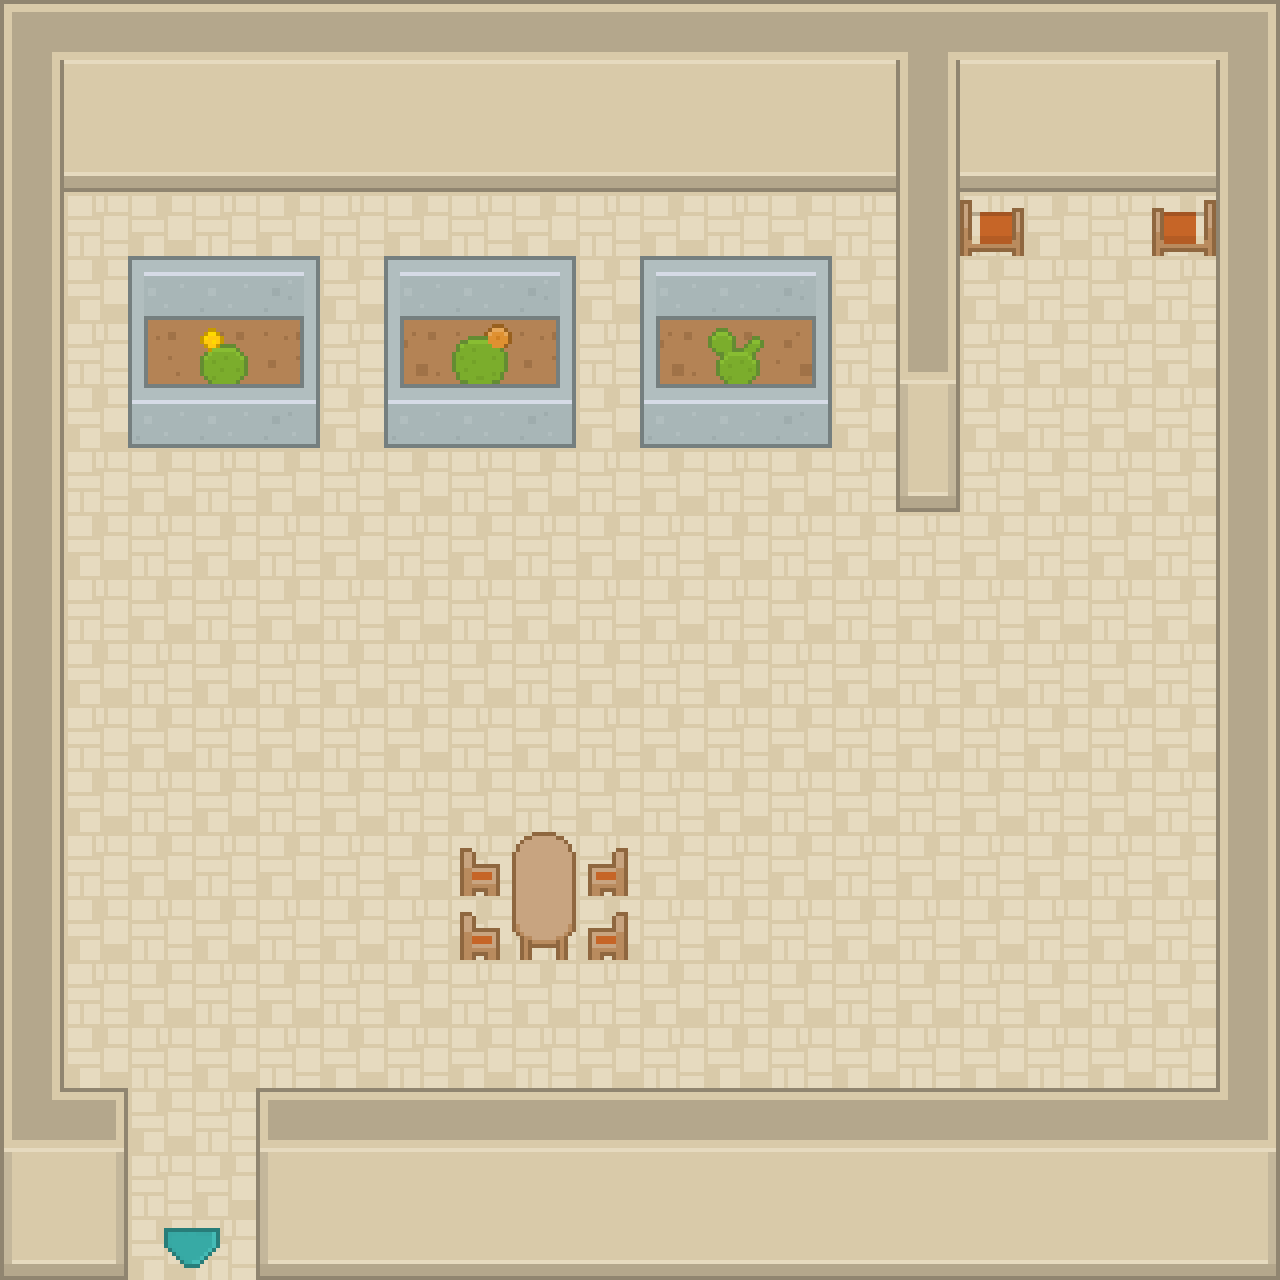

Tiled map render using the project's own tile images. Description and the whole map definition, tile-layer contents included, below:
An orthogonal 20x20 tile map with 64x64 px tiles, 3 tile layers (Ground Terrain, Deco0, Above0), 2 hidden layers not drawn.

<map version="1.4" tiledversion="1.4.1" orientation="orthogonal" renderorder="right-down" width="20" height="20" tilewidth="64" tileheight="64" infinite="0" backgroundcolor="#000000" nextlayerid="6" nextobjectid="1">
 <editorsettings>
  <export target="Cacti Farm.json" format="json" />
 </editorsettings>
 <tileset firstgid="1" source="roguelikeSheet.tsx" />
 <layer id="1" name="Ground Terrain" width="20" height="20">
  <data encoding="csv">
0,0,0,0,0,0,0,0,0,0,0,0,0,0,0,0,0,0,0,0,
0,0,0,0,0,0,0,0,0,0,0,0,0,0,0,0,0,0,0,0,
0,0,0,0,0,0,0,0,0,0,0,0,0,0,0,0,0,0,0,0,
0,180,266,180,266,180,266,180,266,180,266,180,266,180,266,180,266,180,266,0,
0,266,180,266,180,266,180,266,180,266,180,266,180,266,180,266,180,266,180,0,
0,180,93,7,93,180,7,93,93,180,7,93,7,180,266,180,266,180,266,0,
0,266,180,266,180,266,180,266,180,266,180,266,180,266,180,266,180,266,180,0,
0,180,266,180,266,180,266,180,266,180,266,180,266,180,266,180,266,180,266,0,
0,266,180,266,180,266,180,266,180,266,180,266,180,266,180,266,180,266,180,0,
0,180,266,180,266,180,266,180,266,180,266,180,266,180,266,180,266,180,266,0,
0,266,180,266,180,266,180,266,180,266,180,266,180,266,180,266,180,266,180,0,
0,180,266,180,266,180,266,180,266,180,266,180,266,180,266,180,266,180,266,0,
0,266,180,266,180,266,180,266,180,266,180,266,180,266,180,266,180,266,180,0,
0,180,266,180,266,180,266,180,266,180,266,180,266,180,266,180,266,180,266,0,
0,266,180,266,180,266,180,266,180,266,180,266,180,266,180,266,180,266,180,0,
0,180,266,180,266,180,266,180,266,180,266,180,266,180,266,180,266,180,266,0,
0,266,180,266,180,266,180,266,180,266,180,266,180,266,180,266,180,266,180,0,
0,0,266,180,0,0,0,0,0,0,0,0,0,0,0,0,0,0,0,0,
0,0,180,266,0,0,0,0,0,0,0,0,0,0,0,0,0,0,0,0,
0,0,266,180,0,0,0,0,0,0,0,0,0,0,0,0,0,0,0,0
</data>
 </layer>
 <layer id="3" name="Deco0" width="20" height="20">
  <data encoding="csv">
0,0,0,0,0,0,0,0,0,0,0,0,0,0,0,0,0,0,0,0,
0,1309,1309,1309,1309,1309,1309,1309,1309,1309,1309,1309,1309,1309,0,1309,1309,1309,1309,0,
0,1304,1304,1304,1304,1304,1304,1304,1304,1304,1304,1304,1304,1304,0,1304,1304,1304,1304,0,
0,0,0,0,0,0,0,0,0,0,0,0,0,0,0,188,0,0,102,0,
0,0,0,0,0,0,0,0,0,0,0,0,0,0,0,0,0,0,0,0,
0,0,161,886,163,0,161,887,163,0,161,801,163,0,0,0,0,0,0,0,
0,0,247,76,249,0,247,76,249,0,247,76,249,0,2083,0,0,0,0,0,
0,0,0,0,0,0,0,0,0,0,0,0,0,0,1306,0,0,0,0,0,
0,0,0,0,0,0,0,0,0,0,0,0,0,0,0,0,0,0,0,0,
0,0,0,0,0,0,0,0,0,0,0,0,0,0,0,0,0,0,0,0,
0,0,0,0,0,0,0,0,0,0,0,0,0,0,0,0,0,0,0,0,
0,0,0,0,0,0,0,0,0,0,0,0,0,0,0,0,0,0,0,0,
0,0,0,0,0,0,0,0,0,0,0,0,0,0,0,0,0,0,0,0,
0,0,0,0,0,0,0,280,2673,281,0,0,0,0,0,0,0,0,0,0,
0,0,0,0,0,0,0,280,2759,281,0,0,0,0,0,0,0,0,0,0,
0,0,0,0,0,0,0,0,0,0,0,0,0,0,0,0,0,0,0,0,
0,0,0,0,0,0,0,0,0,0,0,0,0,0,0,0,0,0,0,0,
0,0,0,0,0,0,0,0,0,0,0,0,0,0,0,0,0,0,0,0,
0,0,0,0,0,0,0,0,0,0,0,0,0,0,0,0,0,0,0,0,
0,0,2559,2560,0,0,0,0,0,0,0,0,0,0,0,0,0,0,0,0
</data>
 </layer>
 <layer id="2" name="Above0" width="20" height="20">
  <data encoding="csv">
1049,1047,1047,1047,1047,1047,1047,1047,1047,1047,1047,1047,1047,1047,1138,1047,1047,1047,1047,1050,
1134,0,0,0,0,0,0,0,0,0,0,0,0,0,1134,0,0,0,0,1134,
1134,0,0,0,0,0,0,0,0,0,0,0,0,0,1134,0,0,0,0,1134,
1134,0,0,0,0,0,0,0,0,0,0,0,0,0,1134,0,0,0,0,1134,
1134,0,75,76,77,0,75,76,77,0,75,76,77,0,1134,0,0,0,0,1134,
1134,0,0,0,0,0,0,0,0,0,0,0,0,0,1218,0,0,0,0,1134,
1134,0,0,0,0,0,0,0,0,0,0,0,0,0,0,0,0,0,0,1134,
1134,0,0,0,0,0,0,0,0,0,0,0,0,0,0,0,0,0,0,1134,
1134,0,0,0,0,0,0,0,0,0,0,0,0,0,0,0,0,0,0,1134,
1134,0,0,0,0,0,0,0,0,0,0,0,0,0,0,0,0,0,0,1134,
1134,0,0,0,0,0,0,0,0,0,0,0,0,0,0,0,0,0,0,1134,
1134,0,0,0,0,0,0,0,0,0,0,0,0,0,0,0,0,0,0,1134,
1134,0,0,0,0,0,0,0,0,0,0,0,0,0,0,0,0,0,0,1134,
1134,0,0,0,0,0,0,0,0,0,0,0,0,0,0,0,0,0,0,1134,
1134,0,0,0,0,0,0,0,0,0,0,0,0,0,0,0,0,0,0,1134,
1134,0,0,0,0,0,0,0,0,0,0,0,0,0,0,0,0,0,0,1134,
1134,0,0,0,0,0,0,0,0,0,0,0,0,0,0,0,0,0,0,1134,
1135,1048,0,0,1046,1047,1047,1047,1047,1047,1047,1047,1047,1047,1047,1047,1047,1047,1047,1136,
1308,1310,0,0,1308,1309,1309,1309,1309,1309,1309,1309,1309,1309,1309,1309,1309,1309,1309,1310,
1305,1307,0,0,1305,1304,1304,1304,1304,1304,1304,1304,1304,1304,1304,1304,1304,1304,1304,1307
</data>
 </layer>
 <layer id="5" name="Collision" width="20" height="20" visible="0">
  <data encoding="csv">
0,0,0,0,0,0,0,0,0,0,0,0,0,0,0,0,0,0,0,0,
0,0,0,0,0,0,0,0,0,0,0,0,0,0,0,0,0,0,0,0,
2122,2122,2122,2122,2122,2122,2122,2122,2122,2122,2122,2122,2122,2122,2122,2122,2122,2122,2122,0,
2122,0,0,0,0,0,0,0,0,0,0,0,0,0,2122,2122,0,0,2122,2122,
2122,0,2123,2123,2123,0,2123,2123,2123,0,2123,2123,2123,0,2122,0,0,0,0,2122,
2122,0,2125,0,2126,0,2125,0,2126,0,2125,0,2126,0,2122,0,0,0,0,2122,
2122,0,2122,2122,2122,0,2122,2122,2122,0,2122,2122,2122,0,2122,0,0,0,0,2122,
2122,0,0,0,0,0,0,0,0,0,0,0,0,0,2122,0,0,0,0,2122,
2122,0,0,0,0,0,0,0,0,0,0,0,0,0,0,0,0,0,0,2122,
2122,0,0,0,0,0,0,0,0,0,0,0,0,0,0,0,0,0,0,2122,
2122,0,0,0,0,0,0,0,0,0,0,0,0,0,0,0,0,0,0,2122,
2122,0,0,0,0,0,0,0,0,0,0,0,0,0,0,0,0,0,0,2122,
2122,0,0,0,0,0,0,0,0,0,0,0,0,0,0,0,0,0,0,2122,
2122,0,0,0,0,0,0,2122,2122,2122,0,0,0,0,0,0,0,0,0,2122,
2122,0,0,0,0,0,0,2122,2122,2122,0,0,0,0,0,0,0,0,0,2122,
2122,0,0,0,0,0,0,0,0,0,0,0,0,0,0,0,0,0,0,2122,
2122,0,0,0,0,0,0,0,0,0,0,0,0,0,0,0,0,0,0,2122,
2122,2123,0,0,2123,2123,2123,2123,2123,2123,2123,2123,2123,2123,2123,2123,2123,2123,2123,2122,
0,2122,0,0,2122,0,0,0,0,0,0,0,0,0,0,0,0,0,0,0,
0,2122,0,0,2122,0,0,0,0,0,0,0,0,0,0,0,0,0,0,0
</data>
 </layer>
 <layer id="4" name="The Outskirts:1954:1632:down:" width="20" height="20" visible="0">
  <data encoding="csv">
0,0,0,0,0,0,0,0,0,0,0,0,0,0,0,0,0,0,0,0,
0,0,0,0,0,0,0,0,0,0,0,0,0,0,0,0,0,0,0,0,
0,0,0,0,0,0,0,0,0,0,0,0,0,0,0,0,0,0,0,0,
0,0,0,0,0,0,0,0,0,0,0,0,0,0,0,0,0,0,0,0,
0,0,0,0,0,0,0,0,0,0,0,0,0,0,0,0,0,0,0,0,
0,0,0,0,0,0,0,0,0,0,0,0,0,0,0,0,0,0,0,0,
0,0,0,0,0,0,0,0,0,0,0,0,0,0,0,0,0,0,0,0,
0,0,0,0,0,0,0,0,0,0,0,0,0,0,0,0,0,0,0,0,
0,0,0,0,0,0,0,0,0,0,0,0,0,0,0,0,0,0,0,0,
0,0,0,0,0,0,0,0,0,0,0,0,0,0,0,0,0,0,0,0,
0,0,0,0,0,0,0,0,0,0,0,0,0,0,0,0,0,0,0,0,
0,0,0,0,0,0,0,0,0,0,0,0,0,0,0,0,0,0,0,0,
0,0,0,0,0,0,0,0,0,0,0,0,0,0,0,0,0,0,0,0,
0,0,0,0,0,0,0,0,0,0,0,0,0,0,0,0,0,0,0,0,
0,0,0,0,0,0,0,0,0,0,0,0,0,0,0,0,0,0,0,0,
0,0,0,0,0,0,0,0,0,0,0,0,0,0,0,0,0,0,0,0,
0,0,0,0,0,0,0,0,0,0,0,0,0,0,0,0,0,0,0,0,
0,0,0,0,0,0,0,0,0,0,0,0,0,0,0,0,0,0,0,0,
0,0,0,0,0,0,0,0,0,0,0,0,0,0,0,0,0,0,0,0,
0,0,2036,2036,0,0,0,0,0,0,0,0,0,0,0,0,0,0,0,0
</data>
 </layer>
</map>
